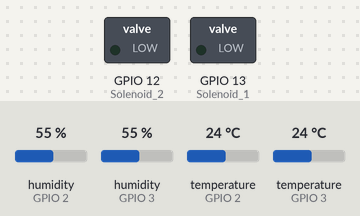
Simulated run of this program. Board: ESP8266 (NodeMCU). On the bench: switched loads named in the program (green lamp = pin HIGH). Inputs (shaded band) come from the test bench; at power-on: humidity (sensors on GPIO 2, GPIO 3) 55 %, temperature (sensors on GPIO 2, GPIO 3) 24 °C. WiFi joins after 1.5 s; servers stay silent unless stated; web services answer with replies made up by the test bench; what the program prints to the serial monitor is not drawn.

Above: at 2.7 s.
2.8 s: humidity (sensor on GPIO 2) set to 22 %
7.5 s: humidity (sensor on GPIO 2) set to 18 %
At 11.3 s:
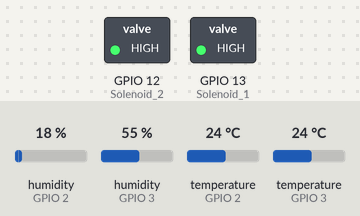
Timing chart, 0 to 12.8 s (numbered marks = the images above; inputs shaded):
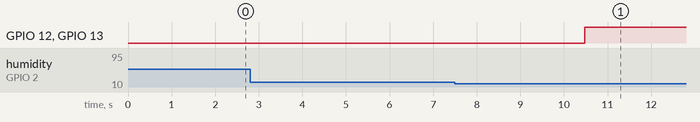

The program:

main.cpp
```cpp
/*
 *  This sketch sends data via HTTP GET requests to data.sparkfun.com service.
 *
 *  You need to get streamId and privateKey at data.sparkfun.com and paste them
 *  below. Or just customize this script to talk to other HTTP servers.
 *
 */
 // Example testing sketch for various DHT humidity
//temperature sensors
// Written by ladyada, public domain
// DHT_dual_test
// Demonstrates multiple sensors
// Modified sketch by DIY-SciB.org
#include "DHT.h"
#define DHT1PIN 2
// what pin we're connected to
#define DHT2PIN 3
// Uncomment whatever type you're using!
//#define DHT1TYPE DHT11 // DHT 11
#define DHT2TYPE DHT22 // DHT 22 (AM2302)
//#define DHTTYPE DHT21 // DHT 21 (AM2301)
// Connect pin 1 (on the left) of the sensor to +5V
// Connect pin 2 of the sensor to whatever your DHTPIN is
// Connect pin 4 (on the right) of the sensor to GROUND
// Connect a 10K resistor from pin 2 (data) to pin 1 (power) of the sensor
DHT dht1(DHT1PIN, DHT2TYPE);
DHT dht2(DHT2PIN, DHT2TYPE);
#define Solenoid_1 13
#define Solenoid_2 12


#include <ESP8266WiFi.h>

const char* ssid     = "Smart-Soul";
const char* password = "86Irit86h,8iv'";

const char* host = "https://api.thingspeak.com";

void setup() {
  Serial.begin(115200);
  delay(10);

  // We start by connecting to a WiFi network
  dht1.begin();
  dht2.begin();

  pinMode(Solenoid_1,OUTPUT);
  pinMode(Solenoid_2,OUTPUT);
  digitalWrite(Solenoid_1, LOW);
  digitalWrite(Solenoid_2, LOW);

  Serial.println();
  Serial.println();
  Serial.print("Connecting to ");
  Serial.println(ssid);
/*
IPAddress local_ip = {192,168,1,22};   //ตั้งค่า IP
IPAddress gateway={192,168,1,1};    //ตั้งค่า IP Gateway
IPAddress subnet={255,255,255,0};   //ตั้งค่า Subnet
WiFi.config(local_ip,gateway,subnet);   //setค่าไปยังโมดูล
*/
  WiFi.begin(ssid, password);

  while (WiFi.status() != WL_CONNECTED) {
    delay(500);
    Serial.print(".");
  }

  Serial.println("");
  Serial.println("WiFi connected");
  Serial.println("IP address: ");
  Serial.println(WiFi.localIP());
}

void On_status()
{
  digitalWrite(Solenoid_1,HIGH);
  digitalWrite(Solenoid_2,HIGH);
  delay(60000);
  digitalWrite(Solenoid_1,LOW);
  digitalWrite(Solenoid_2,LOW);
  delay(10000);
}


void loop() {
  delay(2000);

  Serial.print("connecting to ");
  Serial.println(host);

  // Use WiFiClient class to create TCP connections
  WiFiClient client;
  const int httpPort = 80;
  if (!client.connect(host, httpPort)) {
    Serial.println("connection failed");
    return;
  }
  // Reading temperature or humidity takes about 250 milliseconds!
// Sensor readings may also be up to 2 seconds 'old' (its a very slow sensor)
  float h1 = dht1.readHumidity();
  float t1 = dht1.readTemperature();
  float h2 = dht2.readHumidity();
  float t2 = dht2.readTemperature();
  // check if returns are valid, if they are NaN (not a number) then something went wrong!
/*  if (isnan(t1) || isnan(h1))
    {
      Serial.println("Failed to read from DHT #1");
    }
  else
  { */
    Serial.print("Humidity 1: ");
    Serial.print(h1); Serial.print(" %\t");
    Serial.print("Temperature 1: ");
    Serial.print(t1); Serial.println(" *C");

    int hum1 = h1;
    int temp1 = t1;
    if( hum1 <= 20.00 || temp1 >= 30.00)
      {
        //digitalWrite(Solenoid_1, HIGH);
       On_status();
      }
      else
      {
        digitalWrite(Solenoid_1, LOW);
        digitalWrite(Solenoid_2, LOW);
      }
  //  }
 // if (isnan(t2) || isnan(h2))
 //   {
 //     Serial.println("Failed to read from DHT #2");
 //   }
//  else
 // {
    Serial.print("Humidity 2: ");
    Serial.print(h2); Serial.print(" %\t");
    Serial.print("Temperature 2: ");
    Serial.print(t2); Serial.println(" *C");

    int hum2 = h2;
    int temp2 = t2;
    if(hum2 <= 20.00 || temp2 >= 35.00)
      {
      //
     On_status();
      //digitalWrite(Solenoid_2, HIGH);
      }
      else
      {
        digitalWrite(Solenoid_1, LOW);
        digitalWrite(Solenoid_2, LOW);
      }

//  }
    Serial.println();
    delay(100);


  Serial.print("Requesting URL: ");
//  Serial.println(url);

  // This will send the request to the server
  client.print(String("GET /update?key=84XWXY1ODD3G51TO&field1=" + String(t1) + "&field2=" + String(h1) + "&field3=" + String(t2) + "&field4=" +String(h2) )+ " HTTP/1.1\r\n" +
               "Host: " + host + "\r\n" +
               "Connection: close\r\n\r\n");

  /*
  int timeout = millis() + 5000;
  while (client.available() == 0) {
    if (timeout - millis() < 0) {
      Serial.println(">>> Client Timeout !");
      client.stop();
      return;
    }
  }
  */

  // Read all the lines of the reply from server and print them to Serial
  while(client.available()){
    String line = client.readStringUntil('\r');
    Serial.print(line);
  }

  Serial.println();
  Serial.println("closing connection");
}
```

Measured:
- the behaviour switches between 21 and 20 % on humidity (sensor on GPIO 2) (found by bisection; images 0 and 1)
- after the input at 2.8 s, every drawn part: stays the same
- after the input at 7.5 s, GPIO 12 (Solenoid_2), GPIO 13 (Solenoid_1): LOW → HIGH after 3.0 s
